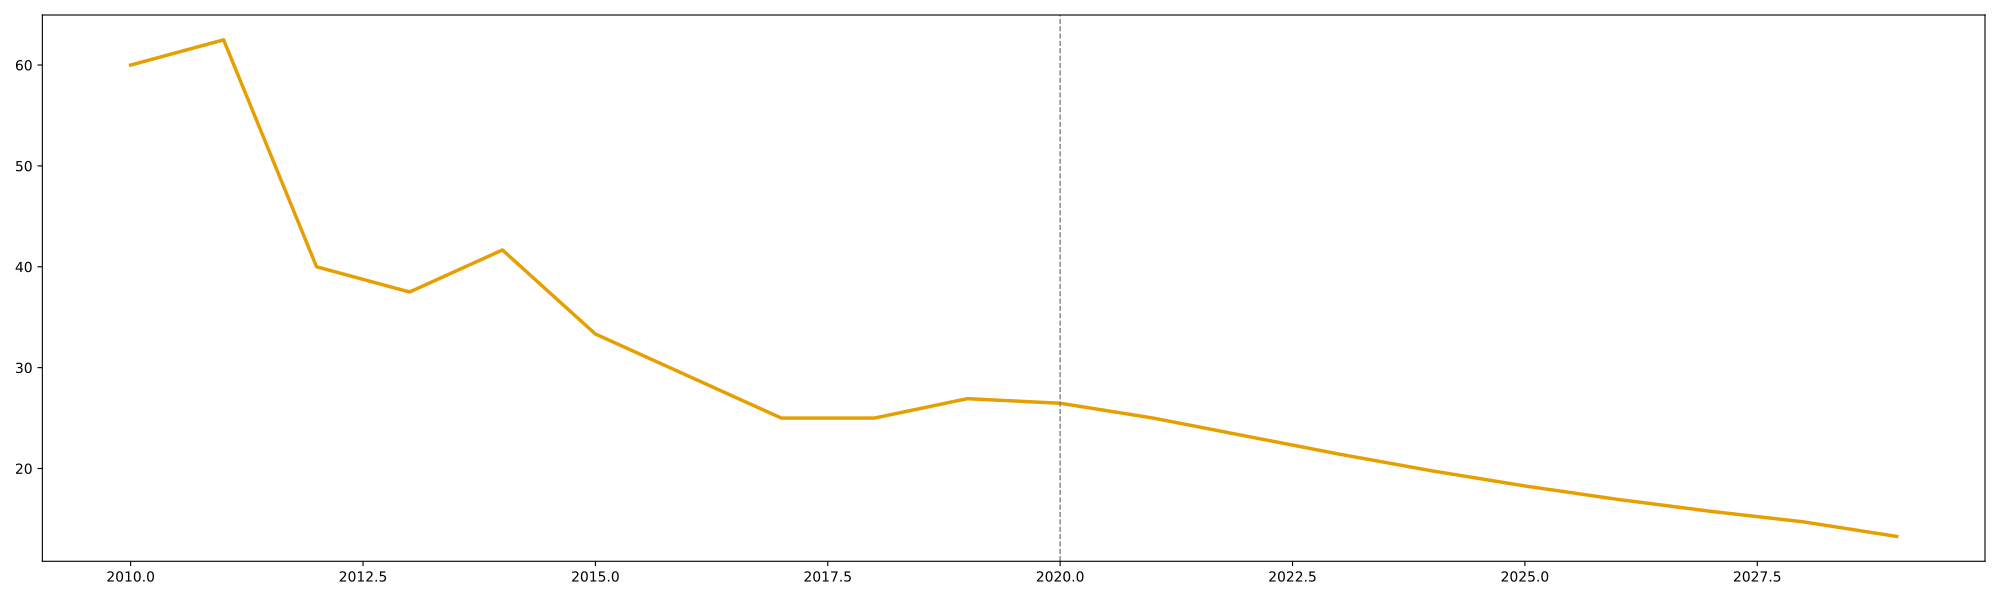

Here is the Python script that generated this plot:
import matplotlib.pyplot as plt
import numpy as np

years = np.arange(2010, 2031)
solar = np.array([5, 8, 15, 20, 30, 45, 60, 80, 100, 130, 170, 220, 280, 350, 430, 520, 620, 730, 850, 980, 1120])
wind = np.array([10, 15, 25, 35, 50, 70, 95, 120, 150, 185, 225, 270, 320, 375, 435, 500, 570, 645, 725, 810, 900])
hydro = np.array([20, 22, 25, 30, 35, 41, 48, 56, 65, 75, 86, 98, 111, 125, 140, 156, 173, 191, 210, 230, 251])
# biomass removed
geothermal = np.array([1, 1.5, 2, 3, 4, 5.5, 7, 9, 11, 14, 17, 21, 25, 30, 35, 41, 47, 54, 61, 69, 77])

plt.figure(figsize=(20, 12))
plt.stackplot(years, solar, wind, hydro, geothermal, 
              colors=['#e69f00', '#56b4e9', '#009e73', '#0072b2'], alpha=0.8)
plt.grid(linestyle='--', alpha=0.7)
plt.tight_layout()

fig, ax = plt.subplots(figsize=(20, 6))
solar_growth_rate = np.gradient(solar[:-1], years[:-1]) / solar[:-1] * 100
ax.plot(years[:-1], solar_growth_rate, color='#e69f00', linewidth=2.5)
ax.axvline(2020, color='gray', linestyle='--', lw=1)
plt.tight_layout()
plt.show()
